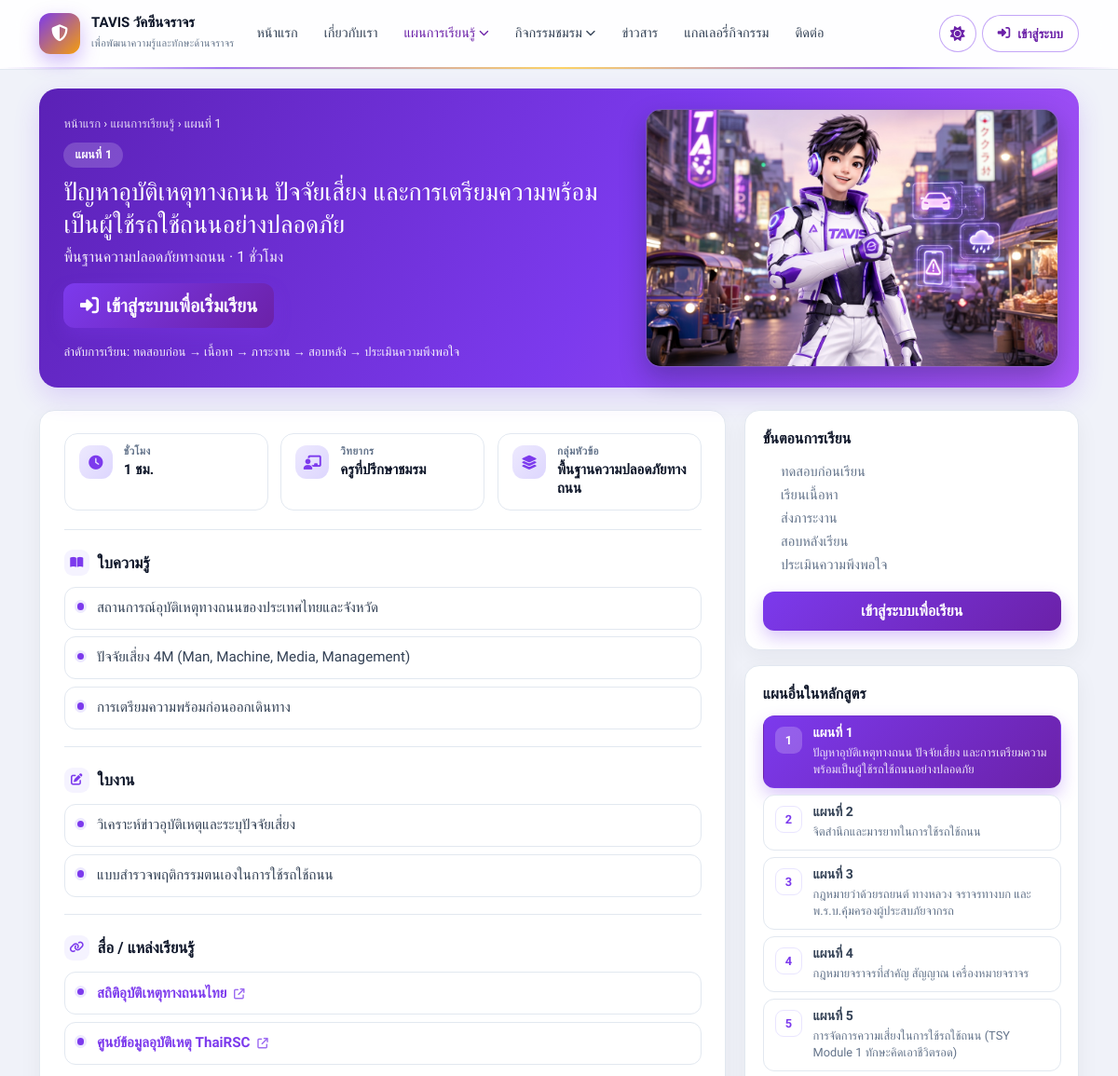
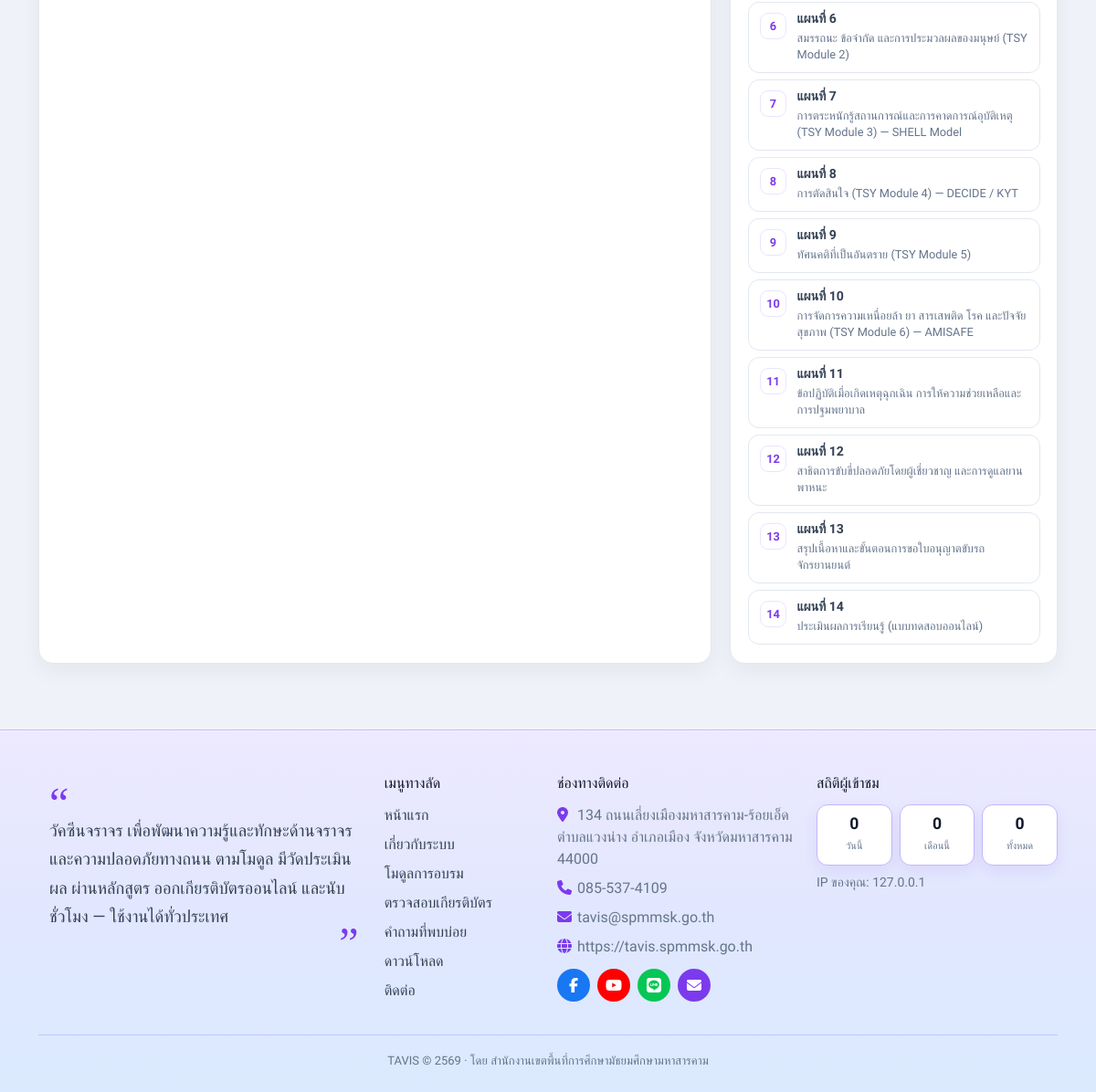
Page /traffic_vaccine/curriculum/1 on the committed database (2 pictures, top to bottom).
### tables this page shows
CREATE TABLE `learning_plans` (
  `id` INT UNSIGNED NOT NULL AUTO_INCREMENT,
  `plan_no` INT UNSIGNED NOT NULL,
  `title` VARCHAR(500) NOT NULL,
  `description` TEXT,
  `hours` DECIMAL(4,1) NOT NULL DEFAULT 1,
  `instructor_type` VARCHAR(40) DEFAULT NULL,
  `instructor_label` VARCHAR(120) DEFAULT NULL,
  `topic_group` VARCHAR(200) DEFAULT NULL,
  `objectives` TEXT,
  `sort_order` INT NOT NULL DEFAULT 0,
  `status` TINYINT(1) NOT NULL DEFAULT 1,
  `created_at` DATETIME NOT NULL DEFAULT CURRENT_TIMESTAMP,
  `updated_at` DATETIME NOT NULL DEFAULT CURRENT_TIMESTAMP ON UPDATE CURRENT_TIMESTAMP,
  PRIMARY KEY (`id`),
  UNIQUE KEY `uk_plan_no` (`plan_no`)
);

### app/Views/web/curriculum-show.php (the view, shortened to what the rows shown need)
<?php
$cfg = $cfg ?? [];
$no = (int) ($cfg['plan_no'] ?? 0);
$row = $row ?? null;
$planId = (int) ($row['id'] ?? 0);
$progress = $progress ?? null;
$pct = (float) ($progress['overall_percent'] ?? 0);
$stage = (string) ($progress['stage'] ?? '');
$typeLabel = [
  'teacher' => 'ครูที่ปรึกษาชมรม',
  'police' => 'เจ้าหน้าที่ตำรวจ',
  'hospital' => 'บุคลากรสาธารณสุข / โรงพยาบาล',
  'honda' => 'วิทยากร Honda Safety / TSY',
  'transport' => 'เจ้าหน้าที่กรมการขนส่งทางบก',
];
$itype = (string) ($cfg['instructor_type'] ?? '');
$instructor = $cfg['instructor_label'] ?? ($typeLabel[$itype] ?? $itype);
$coverRel = sprintf('img/plans/plan-%02d.png', $no);
$coverFile = PUBLIC_PATH . '/assets/' . $coverRel;
$hasCover = is_file($coverFile);
$loggedIn = auth()->check();
$learnUrl = $planId > 0 ? url('/learn/' . $planId) : '';
$loginUrl = $planId > 0 ? url('/login?redirect=' . rawurlencode('/learn/' . $planId)) : url('/login');
$stageLabel = match ($stage) {
  'completed' => 'เรียนครบแล้ว',
  'satisfaction' => 'ประเมินความพึงพอใจ',
  'posttest' => 'สอบหลังเรียน',
  'task' => 'ภาระงาน',
  'content' => 'เรียนเนื้อหา',
  'pretest' => 'ทดสอบก่อนเรียน',
  default => '',
};
?>
<div class="container ws-page-stack">
  <div class="ws-page-hero<?= $hasCover ? ' ws-page-hero--with-media' : '' ?>">
    <div class="ws-page-hero-copy">
      <div class="crumb">
        <a href="<?= url('/') ?>">หน้าแรก</a> ›
        <a href="<?= url('/curriculum') ?>">แผนการเรียนรู้</a> ›
        แผนที่ <?= $no ?>
      </div>
      <div class="ws-plan-hero-badge">แผนที่ <?= $no ?></div>
      <h1><?= e($cfg['title'] ?? ('แผนที่ ' . $no)) ?></h1>
      <p><?= e($cfg['topic_group'] ?? '') ?><?= !empty($cfg['topic_group']) ? ' · ' : '' ?><?= e((string) ($cfg['hours'] ?? 1)) ?> ชั่วโมง</p>
      <?php if ($planId > 0): ?>
        <div class="ws-plan-learn-cta">
          <?php if ($loggedIn): ?>
            <a class="btn btn-learn-primary btn-lg" href="<?= e($learnUrl) ?>">
              <i class="fa fa-play"></i>
              <?= $pct > 0 ? 'เข้าเรียนต่อ' : 'เริ่มเรียนแผนนี้' ?>
            </a>
            <?php if ($progress): ?>
              <span class="ws-plan-learn-meta"><?= number_format($pct, 0) ?>%<?= $stageLabel ? ' · ' . e($stageLabel) : '' ?></span>
            <?php endif; ?>
          <?php else: ?>
            <a class="btn btn-learn-primary btn-lg" href="<?= e($loginUrl) ?>">
            </a>
          <?php endif; ?>
          <p class="ws-plan-learn-flow mb-0">ลำดับการเรียน: ทดสอบก่อน → เนื้อหา → ภาระงาน → สอบหลัง → ประเมินความพึงพอใจ</p>
        </div>
      <?php else: ?>
        <p class="ws-plan-learn-flow mt-3 mb-0">แผนนี้ยังไม่เปิดให้เรียนในระบบ LMS</p>
      <?php endif; ?>
    </div>
  </div>
  <div class="row g-4">
    <div class="col-lg-8">
      <article class="card-soft ws-plan-detail">
        <div class="ws-plan-meta">
          <div class="ws-plan-meta-item">
            <div>
              <span class="label">ชั่วโมง</span>
              <strong><?= e((string) ($cfg['hours'] ?? 1)) ?> ชม.</strong>
            </div>
          </div>
          <div class="ws-plan-meta-item">
            <div>
              <span class="label">วิทยากร</span>
              <strong><?= e($instructor) ?></strong>
            </div>
          </div>
          <div class="ws-plan-meta-item">
            <div>
              <span class="label">กลุ่มหัวข้อ</span>
              <strong><?= e($cfg['topic_group'] ?? '-') ?></strong>
            </div>
          </div>
        </div>
        <section class="ws-plan-section">
          <h2><i class="fa fa-book-open"></i> ใบความรู้</h2>
        </section>
        <section class="ws-plan-section">
          <h2><i class="fa fa-pen-to-square"></i> ใบงาน</h2>
        </section>
        <section class="ws-plan-section">
          <h2><i class="fa fa-link"></i> สื่อ / แหล่งเรียนรู้</h2>
        </section>
      </article>
    </div>
    <div class="col-lg-4">
      <aside class="card-soft ws-plan-aside mb-3">
        <h2 class="ws-plan-aside-title">ขั้นตอนการเรียน</h2>
      </aside>
      <aside class="card-soft ws-plan-aside">
        <h2 class="ws-plan-aside-title">แผนอื่นในหลักสูตร</h2>
        <nav class="ws-plan-nav" aria-label="แผนการเรียนรู้">
          <?php foreach (($plans ?? []) as $p):
            $pn = (int) $p['plan_no'];
            $active = $pn === $no;
          ?>
            <a class="ws-plan-nav-item<?= $active ? ' is-active' : '' ?>"
               href="<?= url('/curriculum/' . $pn) ?>"
               <?= $active ? 'aria-current="page"' : '' ?>>
              <span class="ws-plan-nav-num"><?= $pn ?></span>
              <span class="ws-plan-nav-text">
                <strong>แผนที่ <?= $pn ?></strong>
                <small><?= e($p['title']) ?></small>
              </span>
            </a>
          <?php endforeach; ?>
        </nav>
      </aside>
    </div>
  </div>
</div>

### rows in the picture
learning_plans: plan_no "1", title "ปัญหาอุบัติเหตุทางถนน ปัจจัยเสี่ยง และการเตรียมความพร้อมเป็นผู้ใช้รถใช้ถนนอย่างปลอดภัย", topic_group "พื้นฐานความปลอดภัยทางถนน", hours "1", instructor_label "ครูที่ปรึกษาชมรม", pn "2", title "จิตสำนึกและมารยาทในการใช้รถใช้ถนน", pn "14", title "ประเมินผลการเรียนรู้ (แบบทดสอบออนไลน์)"

### other values in the picture
mb_strimwidth($navTitle, 0, 42, '…') "TAVIS วัคซีนจราจร"
$navTag "เพื่อพัฒนาความรู้และทักษะด้านจราจร"
$ks "สถานการณ์อุบัติเหตุทางถนนของประเทศไทยและจังหวัด"
$ks "ปัจจัยเสี่ยง 4M (Man, Machine, Media, Management)"
$ks "การเตรียมความพร้อมก่อนออกเดินทาง"
$ws "วิเคราะห์ข่าวอุบัติเหตุและระบุปัจจัยเสี่ยง"
$ws "แบบสำรวจพฤติกรรมตนเองในการใช้รถใช้ถนน"
$res['title'] "สถิติอุบัติเหตุทางถนนไทย"
$res['title'] "ศูนย์ข้อมูลอุบัติเหตุ ThaiRSC"
$pn "3"
$p['title'] "กฎหมายว่าด้วยรถยนต์ ทางหลวง จราจรทางบก และ พ.ร.บ.คุ้มครองผู้ประสบภัยจากรถ"
$pn "4"
$p['title'] "กฎหมายจราจรที่สำคัญ สัญญาณ เครื่องหมายจราจร"
$pn "5"
$p['title'] "การจัดการความเสี่ยงในการใช้รถใช้ถนน (TSY Module 1 ทักษะคิดเอาชีวิตรอด)"
